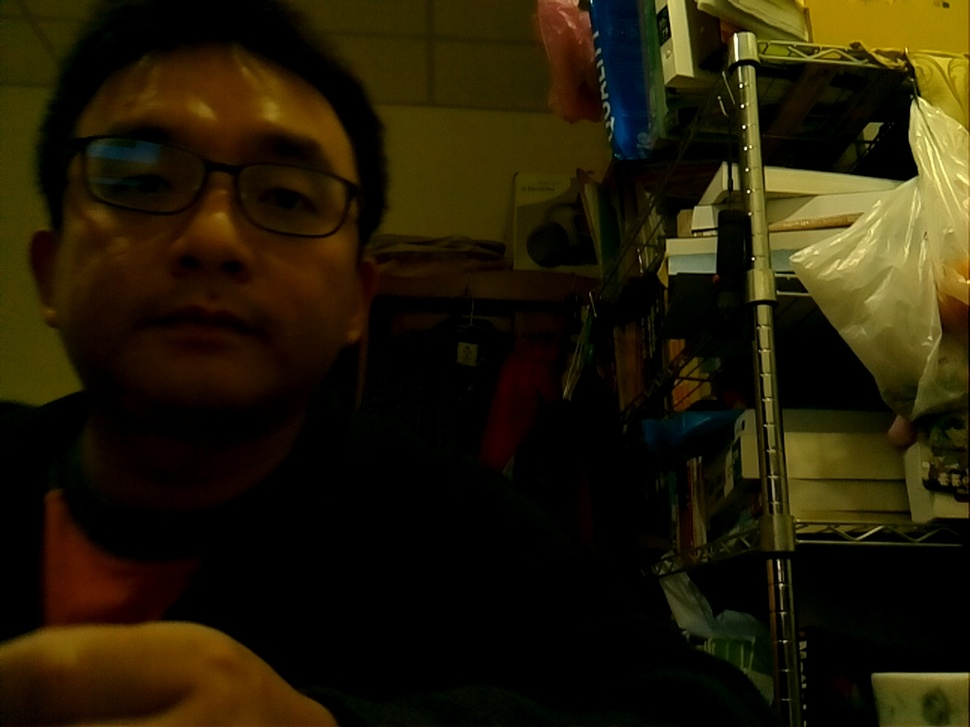
//> input picture Ex_B2/test/raspicam_cv_image2.jpg, 970 x 727 px, shrunk from 1280 x 960 before the run, given in place of the camera
$ ./objectDetection   (built with g++ and OpenCV 4)
//> lines starting //> are read from the running program, lines starting //| are printed output that depends on the picture; after the words box and inside, x2 and y2 are one past the last pixel; in counts of white or black regions, pixels touching at a corner belong together
#include <opencv2/objdetect/objdetect.hpp>
#include <opencv2/highgui/highgui.hpp>
#include <opencv2/imgproc/imgproc.hpp>

#include <iostream>
#include <stdio.h>

using namespace std;
using namespace cv;

// 宣告函式
void detectAndDisplay(Mat frame);

// 全域變數
String face_cascade_name = "haarcascade_frontalface_alt.xml";
String eyes_cascade_name = "haarcascade_eye_tree_eyeglasses.xml";
String mouth_cascade_name = "haarcascade_smile.xml";

// 階梯式類器別宣告
CascadeClassifier face_cascade;
CascadeClassifier eyes_cascade;
CascadeClassifier mouth_cascade;

String window_name = "臉部偵測";

// 主程式
int main(void)
{
	VideoCapture cap;
	Mat frame;

	// 1. 載入全域變數
	if( !face_cascade.load(face_cascade_name) ) {
		printf("!! 無法載入臉部 !!\n");
		getchar();
		return -1;
	}

	if( !eyes_cascade.load(eyes_cascade_name) ) {
		printf("!! 無法載入眼睛 !!\n");
		getchar();
		return -1;
	}

	if( !mouth_cascade.load(mouth_cascade_name) ) {
		printf("!! 無法載入嘴巴 !!\n");
		getchar();
		return -1;
	}

	// 2. 開啟攝影機並讀取攝像
	cap.open(0);
	if( !cap.isOpened()) {
		printf( "無法開啟攝影機\n" );
		getchar();
		return -1;
	}

	// 讀取攝像
	while (cap.read(frame)) {
//> frame is the input picture: 727 rows x 970 cols, CV_8UC3; mean B, G, R 7, 27.6, 35.7
		if( frame.empty()) {
			printf("無法讀取攝像\n");
			getchar();
			break;

		}

		// 3. 用階梯式類別做攝像處理
		detectAndDisplay(frame);

		int c = waitKey(10);
		//按esc鍵退出
		if( (char)c==27) {
			break;
		}
	}
	return 0;
}

// 函式 detectAndDisplay 實體
void detectAndDisplay(Mat frame)
{
	std::vector<Rect> faces;
	Mat frame_gray;

	//將攝像轉成灰階
	cvtColor(frame, frame_gray, COLOR_BGR2GRAY);
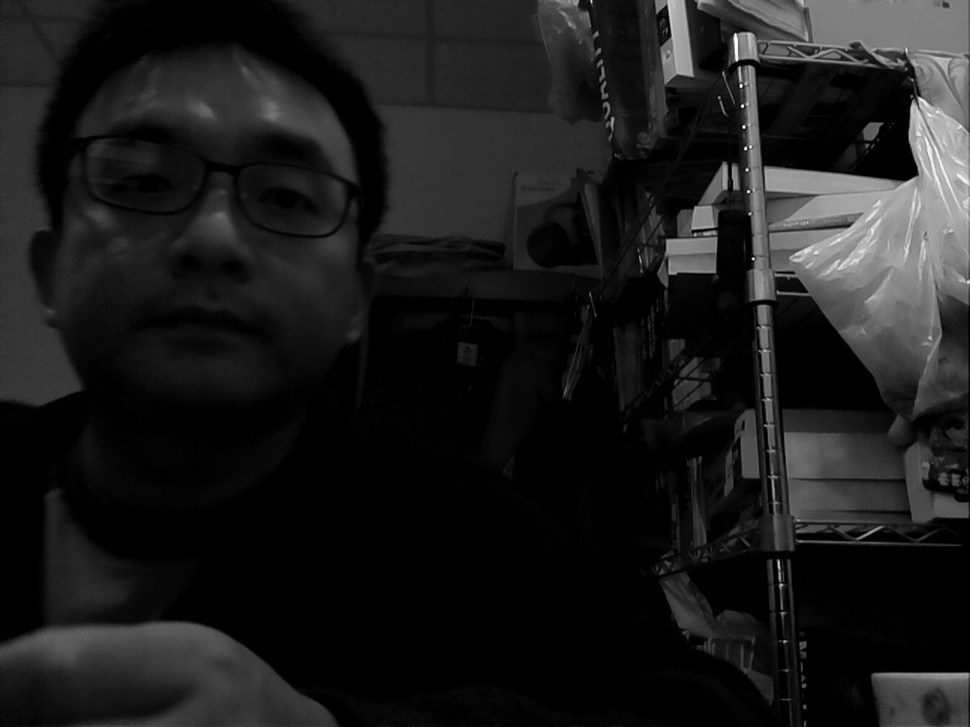
//> frame_gray: 727 rows x 970 cols, CV_8UC1; min 0, max 252, mean 27.6

	//灰階圖作值條式的平等化
	equalizeHist(frame_gray, frame_gray);
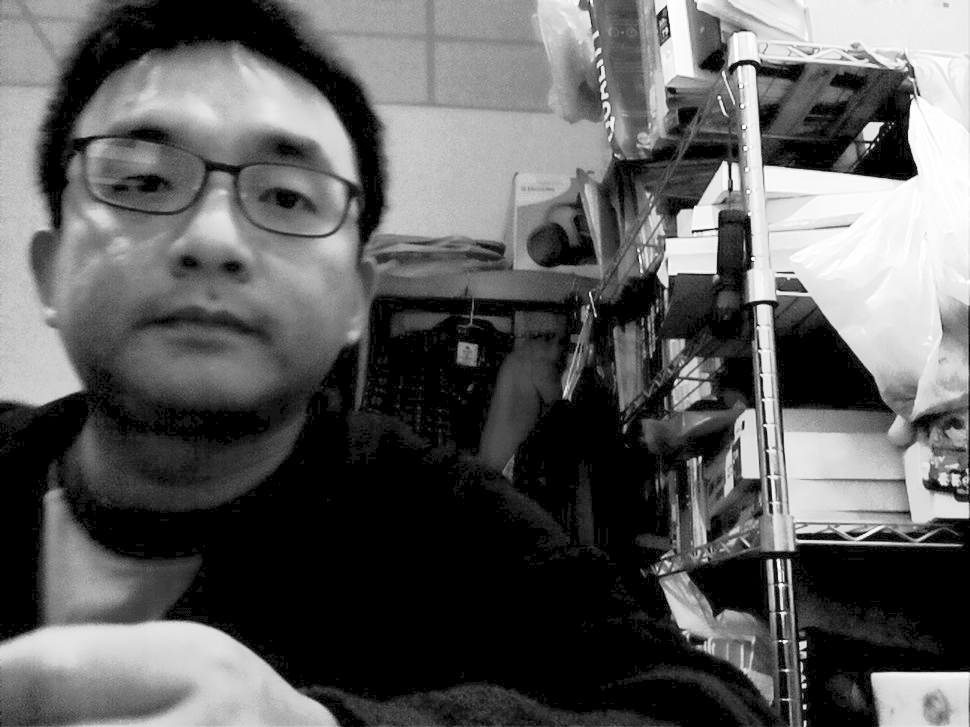
//> frame_gray: 727 rows x 970 cols, CV_8UC1; min 0, max 255, mean 92.9

	//偵測臉
	face_cascade.detectMultiScale(frame_gray,faces, 1.1, 2, 0 | CASCADE_SCALE_IMAGE, Size(30, 30));
//> faces = 1 Rect (x, y, width, height): [34, 47, 362, 362]

	for (size_t i = 0; i < faces.size(); i++) {
		Point center(faces[i].x + faces[i].width / 2, faces[i].y + faces[i].height / 2);
		ellipse(frame, center, Size(faces[i].width / 2,faces[i].height / 2), 0, 0, 360,Scalar(255, 0, 255), 4, 8, 0);
		printf("繪臉, 臉的大小 %d..............\n", faces.size());

		Mat faceROI = frame_gray(faces[i]);

		//在臉內偵測眼睛
		std::vector<Rect> eyes;
		eyes_cascade.detectMultiScale(faceROI, eyes, 1.1, 2, 0 | CASCADE_SCALE_IMAGE, Size(20, 20));

		for (size_t j = 0; j < eyes.size(); j++) {
			Point eye_center(faces[i].x + eyes[j].x + eyes[j].width / 2, faces[i].y + eyes[j].y + eyes[j].height / 2);
			int radius = cvRound((eyes[j].width + eyes[j].height)*0.25);
			circle(frame, eye_center, radius, Scalar(255, 0, 0), 4, 8, 0);

			printf("繪眼, 眼睛數量 %d\n\n\n", eyes.size());
		}

		//在臉內偵測嘴巴
		std::vector<Rect> mouth;
		mouth_cascade.detectMultiScale(faceROI, mouth, 1.1, 2, 20 | CASCADE_SCALE_IMAGE, Size(30, 30));
		for (size_t j = 0; j < mouth.size(); j++) {
			Point mouth_center(faces[i].x + mouth[j].x + mouth[j].width / 2,faces[i].y + mouth[j].y + mouth[j].height / 2);
			int radius = cvRound((mouth[j].width + mouth[j].height)*0.25);
			circle(frame, mouth_center, radius, Scalar(0, 255, 0), 4, 8, 0);

			printf("繪嘴巴, 嘴巴數量 %d\n\n\n", eyes.size());
		}
	}
//> this loop made 1 pass
//> center on pass 1: Point(215, 228)
//| 繪臉, 臉的大小 1..............
//> pass 1, in detectAndDisplay, `Mat faceROI = frame_gray(faces[i]);`:
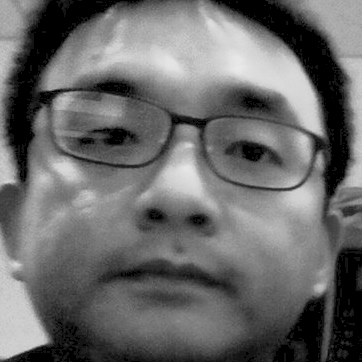
//> faceROI: 362 rows x 362 cols, CV_8UC1; min 0, max 234, mean 105.5
//> after the loop:
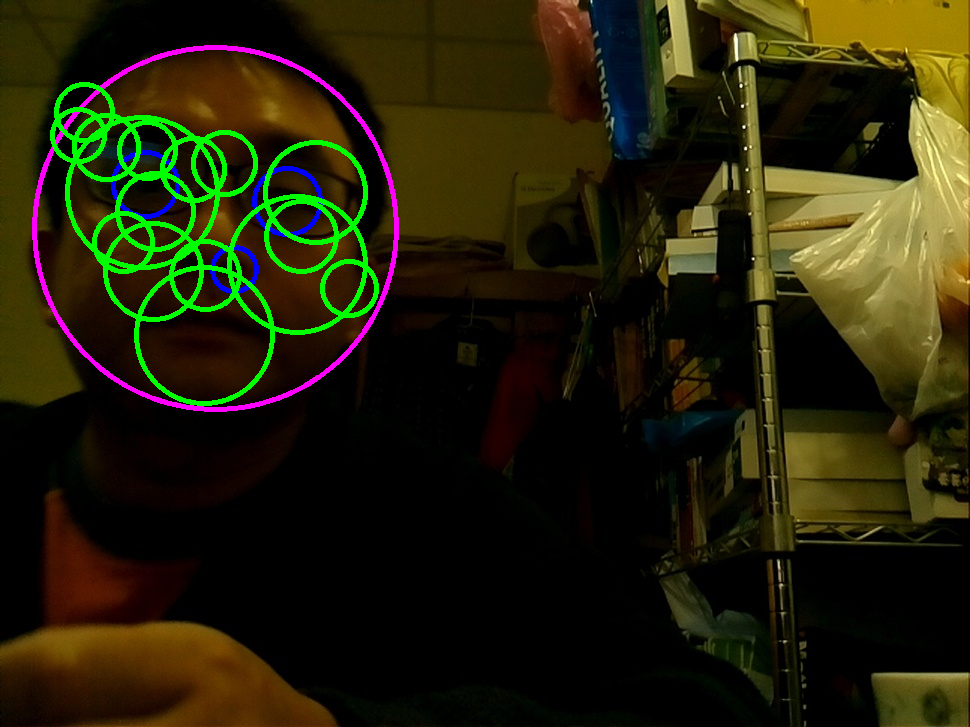
//> frame: 727 rows x 970 cols, CV_8UC3; 3.72% of pixels changed, all inside (x1, y1, x2, y2) = (32, 45, 399, 412)
//> the Esc key is pressed
	//顯示結果
	imshow(window_name, frame);

}
